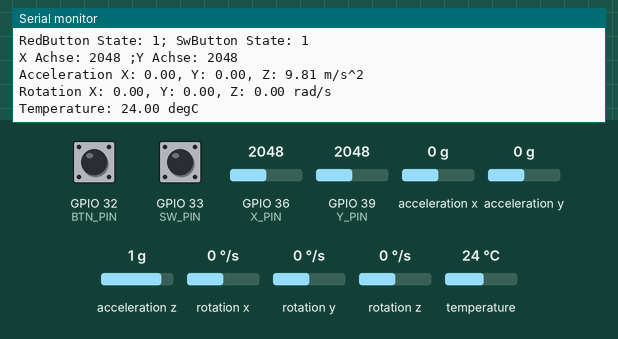
This sketch was run on a simulated ESP32. Shown: the last lines printed to the serial monitor. The inputs (shaded band) are chosen by the test bench; at power-on: acceleration x 0 g, GPIO 36 (X_PIN) = 2048, GPIO 39 (Y_PIN) = 2048, GPIO 32 (BTN_PIN) HIGH, GPIO 33 (SW_PIN) HIGH, acceleration y 0 g, acceleration z 1 g, rotation x 0 °/s, rotation y 0 °/s, rotation z 0 °/s, temperature 24 °C.

Above: at 1.3 s.
1.4 s: acceleration x set to -1.4 g
At 2.1 s:
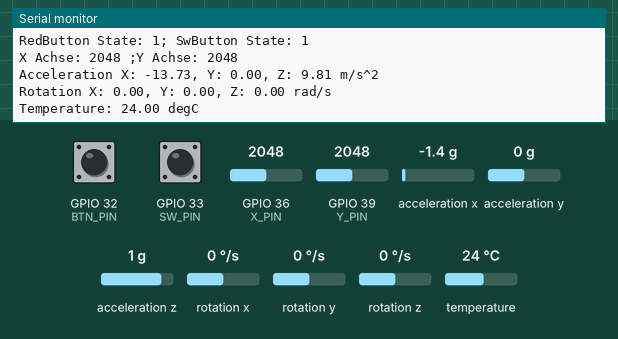
2.9 s: GPIO 36 (X_PIN) set to 2866
4.4 s: GPIO 39 (Y_PIN) set to 2866
5.9 s: GPIO 32 (BTN_PIN) pulled LOW for 1 s
8.4 s: GPIO 33 (SW_PIN) pulled LOW for 1 s
10.9 s: acceleration y set to -1.4 g
At 11.8 s:
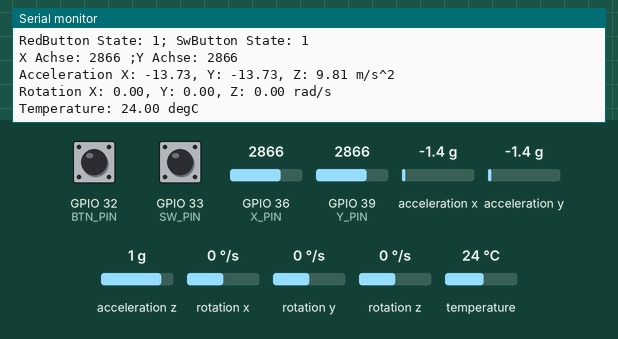

The sketch:

HandController3.ino
```cpp
#include <ezButton.h>
#include <Adafruit_MPU6050.h>
#include <Adafruit_Sensor.h>
#include <Wire.h>

Adafruit_MPU6050 mpu;

#define X_PIN 36
#define Y_PIN 39
#define SW_PIN 33
#define BTN_PIN 32

ezButton swBtn(SW_PIN);
ezButton redBtn(BTN_PIN);

int valX = 0;
int valY = 0;
int valSW = 0;
int valBTN = 0;


void setup() {

  redBtn.setDebounceTime(50);
  swBtn.setDebounceTime(50);

  Serial.begin(115200);
  while (!Serial)
    delay(10);

  if (!mpu.begin()) {
    Serial.println("Failed to find MPU6050 chip");
    while (1) {
      delay(10);
    }
  }
  mpu.setAccelerometerRange(MPU6050_RANGE_2_G);
  mpu.setGyroRange(MPU6050_RANGE_250_DEG);
  mpu.setFilterBandwidth(MPU6050_BAND_21_HZ);
  delay(100);
}


void loop() {
  redBtn.loop();
  swBtn.loop();
  sensors_event_t a, g, temp;
  mpu.getEvent(&a, &g, &temp);


  int valX = analogRead(X_PIN); // Joystick achse X auslesen
  int valY = analogRead(Y_PIN);
  int valSW = swBtn.getStateRaw();
  int valBTN = redBtn.getStateRaw();

  Serial.print("RedButton State: ");
  Serial.print(valBTN);
  Serial.print("; SwButton State: ");
  Serial.println(valSW);

  Serial.print("X Achse: ");
  Serial.print(valX);
  Serial.print(" ;Y Achse: ");
  Serial.println(valY);

  Serial.print("Acceleration X: ");
  Serial.print(a.acceleration.x);
  Serial.print(", Y: ");
  Serial.print(a.acceleration.y);
  Serial.print(", Z: ");
  Serial.print(a.acceleration.z);
  Serial.println(" m/s^2");

  Serial.print("Rotation X: ");
  Serial.print(g.gyro.x);
  Serial.print(", Y: ");
  Serial.print(g.gyro.y);
  Serial.print(", Z: ");
  Serial.print(g.gyro.z);
  Serial.println(" rad/s");

  Serial.print("Temperature: ");
  Serial.print(temp.temperature);
  Serial.println(" degC");

  Serial.println("");


  delay(500);
}
```

Measured:
- after the input at 1.4 s, the serial monitor: prints a new line after 0.24 s (image 1)
- after the input at 10.9 s, the serial monitor: prints a new line after 0.49 s (image 2)
